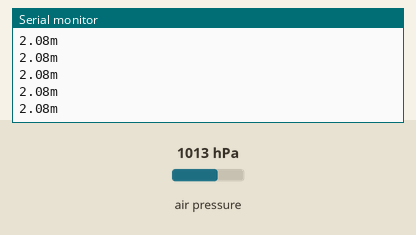
Recording of a sketch running on a simulated Arduino Uno, built with avr-gcc and run on an emulated ATmega328P. Parts: the last lines printed to the serial monitor. The inputs (shaded band) are chosen by the test bench; at power-on: air pressure 1013 hPa.

Above: at 1.2 s.
1.3 s: air pressure set to 952 hPa
At 1.57 s:
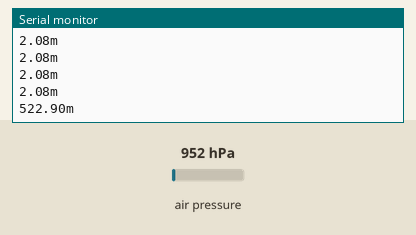
2.8 s: air pressure set to 975 hPa
At 2.99 s:
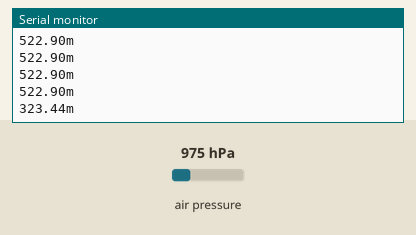
Timing chart, 0 to 5.8 s (numbered marks = the images above; inputs shaded):
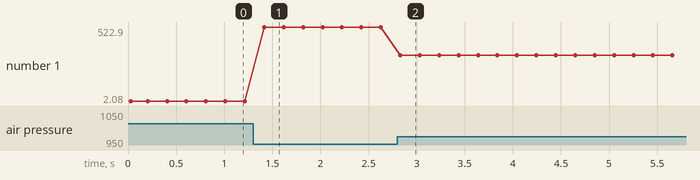

Measured:
- after the input at 1.3 s, the serial monitor: prints a new line after 0.12 s (image 1)
- after the input at 2.8 s, the serial monitor: prints a new line at once (image 2)
- plotted number 1: 2.08 → 522.9 after the input at 1.3 s, 522.9 → 323.44 after the input at 2.8 s

The sketch:

Altitude_test.ino
```cpp
#include <Wire.h>
#include <Adafruit_MPL3115A2.h>

Adafruit_MPL3115A2 baro = Adafruit_MPL3115A2();

void setup()
{
  Serial.begin(9600);
  Serial.println("Adafruit_MPL3115A2 test!");
}

void loop()
{
  baro.setSeaPressure(101.0 * 1000);
  float pascals = baro.getPressure();
  float altm = baro.getAltitude();
  Serial.print(altm); Serial.println("m");
  delay(200);
}
```
